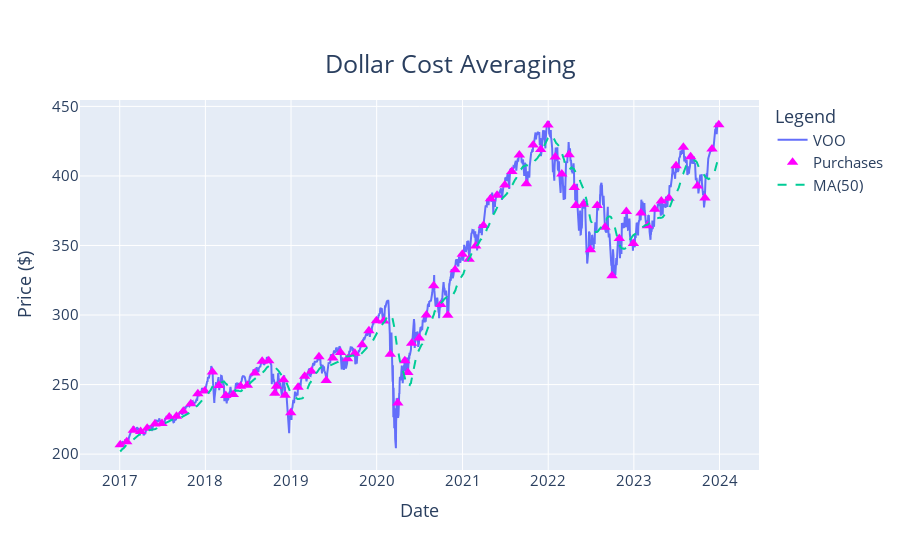

Notebook code cell kept with this figure:
### Code cell
fig = go.Figure(
    layout=dict(
        title=go.layout.Title(text="Dollar Cost Averaging", xanchor='center', yanchor='top', x=0.5, y=0.9, font=dict(size=25)),
        height=550
        )
    )
fig.update_layout(xaxis_title="Date", yaxis_title="Price ($)", legend_title="Legend", font = dict(size=15))
#fig.update_layout(template='plotly_white')
#fig.update_layout(paper_bgcolor="white", plot_bgcolor="white")
# Add traces
fig.add_trace(go.Scatter(x=ts_voo.index, y=ts_voo['VOO'],
                    mode='lines',
                    name='VOO'))
fig.add_trace(go.Scatter(x=ts_voo.index, y=ts_voo['price'],
                    mode='markers', # lines+markers available too
                    marker=go.scatter.Marker(symbol='triangle-up', size=10, color='magenta'),
                    name='Purchases'))
fig.add_trace(go.Scatter(x=ts_voo.index, y=ts_voo['sma_50'],
                    mode='lines',
                    line={'dash': 'dash'},
                    name='MA(50)'))
fig.show()

### Figure 1 — Plotly figure (JSON) as saved in the notebook; plotly's stock layout.template omitted (floating-point values rounded to 4 significant figures; data arrays with more than 128 entries replaced by an {"elided": "..."} marker saying what was removed)
{"data": [{"mode": "lines", "name": "VOO", "type": "scatter", "x": {"elided": "1760 str values"}, "y": {"elided": "1760 float values"}}, {"marker": {"color": "magenta", "size": 10, "symbol": "triangle-up"}, "mode": "markers", "name": "Purchases", "type": "scatter", "x": {"elided": "1760 str values"}, "y": {"elided": "1760 float values"}}, {"line": {"dash": "dash"}, "mode": "lines", "name": "MA(50)", "type": "scatter", "x": {"elided": "1760 str values"}, "y": {"elided": "1760 float values"}}], "layout": {"font": {"size": 15}, "height": 550, "legend": {"title": {"text": "Legend"}}, "title": {"font": {"size": 25}, "text": "Dollar Cost Averaging", "x": 0.5, "xanchor": "center", "y": 0.9, "yanchor": "top"}, "xaxis": {"title": {"text": "Date"}}, "yaxis": {"title": {"text": "Price ($)"}}}}
